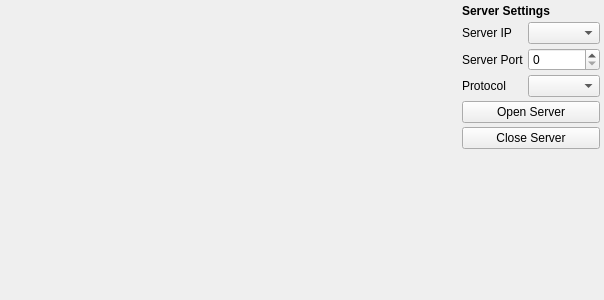
<?xml version="1.0" encoding="UTF-8"?>
<ui version="4.0">
 <class>CoAPServerUi</class>
 <widget class="QWidget" name="CoAPServerUi">
  <property name="geometry">
   <rect>
    <x>0</x>
    <y>0</y>
    <width>604</width>
    <height>300</height>
   </rect>
  </property>
  <property name="windowTitle">
   <string notr="true">Form</string>
  </property>
  <layout class="QGridLayout" name="gridLayout">
   <property name="leftMargin">
    <number>4</number>
   </property>
   <property name="topMargin">
    <number>4</number>
   </property>
   <property name="rightMargin">
    <number>4</number>
   </property>
   <property name="bottomMargin">
    <number>4</number>
   </property>
   <property name="spacing">
    <number>4</number>
   </property>
   <item row="2" column="2">
    <widget class="QSpinBox" name="spinBoxServerPort"/>
   </item>
   <item row="1" column="2">
    <widget class="QComboBox" name="comboBoxServerIp"/>
   </item>
   <item row="2" column="1">
    <widget class="QLabel" name="label_2">
     <property name="text">
      <string>Server Port</string>
     </property>
    </widget>
   </item>
   <item row="1" column="1">
    <widget class="QLabel" name="label">
     <property name="text">
      <string>Server IP</string>
     </property>
    </widget>
   </item>
   <item row="5" column="1" colspan="2">
    <widget class="QPushButton" name="pushButtonClose">
     <property name="text">
      <string>Close Server</string>
     </property>
    </widget>
   </item>
   <item row="3" column="2">
    <widget class="QComboBox" name="comboBoxProtocol"/>
   </item>
   <item row="3" column="1">
    <widget class="QLabel" name="label_4">
     <property name="text">
      <string>Protocol</string>
     </property>
    </widget>
   </item>
   <item row="4" column="1" colspan="2">
    <widget class="QPushButton" name="pushButtonOpen">
     <property name="text">
      <string>Open Server</string>
     </property>
    </widget>
   </item>
   <item row="6" column="1">
    <widget class="QLabel" name="label_3">
     <property name="sizePolicy">
      <sizepolicy hsizetype="Preferred" vsizetype="Expanding">
       <horstretch>0</horstretch>
       <verstretch>0</verstretch>
      </sizepolicy>
     </property>
     <property name="text">
      <string notr="true"/>
     </property>
    </widget>
   </item>
   <item row="0" column="0" rowspan="7">
    <widget class="QWidget" name="widget" native="true">
     <property name="sizePolicy">
      <sizepolicy hsizetype="Expanding" vsizetype="Expanding">
       <horstretch>0</horstretch>
       <verstretch>0</verstretch>
      </sizepolicy>
     </property>
    </widget>
   </item>
   <item row="0" column="1" colspan="2">
    <widget class="QLabel" name="label_5">
     <property name="font">
      <font>
       <bold>true</bold>
      </font>
     </property>
     <property name="text">
      <string>Server Settings</string>
     </property>
    </widget>
   </item>
  </layout>
 </widget>
 <resources/>
 <connections/>
</ui>
